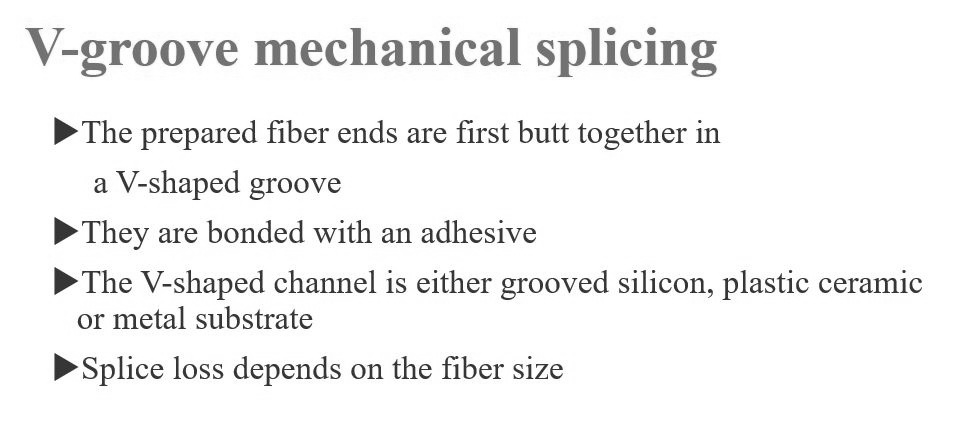
#> input picture 285_DAY_285_Python_opencv_edge/test.jpg, 958 x 436 px
$ python python_opencv_edge.py
#> lines starting #> are read from the running program, lines starting #| are printed output that depends on the picture; after the words box and inside, x2 and y2 are one past the last pixel; in counts of white or black regions, pixels touching at a corner belong together
# **************** "iNNovationMerge DailyCodeHub" ****************
# Visit https://www.innovationmerge.com/
# Theme : Week with image preprocessing using OpenCV

# Python program to apply canny edge detection to an image

import cv2
import os
import numpy as np
image = cv2.imread('test.jpg', cv2.IMREAD_GRAYSCALE)
#> image is the input picture: shape (436, 958); min 24, max 255, mean 242.9
image = cv2.Canny(image, 100, 200)
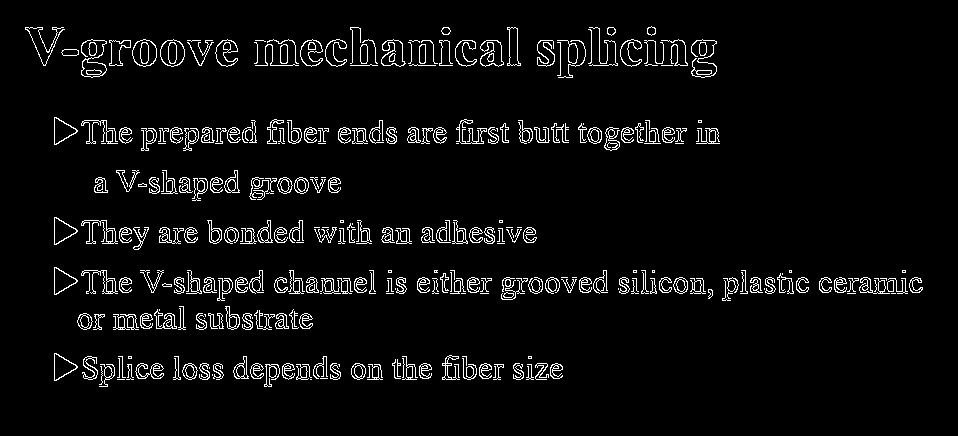
#> image: shape (436, 958); 4.6% white in thin lines or dots, all inside (x1, y1, x2, y2) = (25, 26, 923, 387)
cv2.imwrite('test_output.jpg', image)
